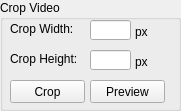
    <widget class="QGroupBox" name="cropBox">
     <property name="geometry">
      <rect>
       <x>420</x>
       <y>480</y>
       <width>181</width>
       <height>111</height>
      </rect>
     </property>
     <property name="minimumSize">
      <size>
       <width>171</width>
       <height>111</height>
      </size>
     </property>
     <property name="maximumSize">
      <size>
       <width>16777215</width>
       <height>16777215</height>
      </size>
     </property>
     <property name="title">
      <string>Crop Video</string>
     </property>
     <widget class="QLabel" name="cropWidthText">
      <property name="geometry">
       <rect>
        <x>10</x>
        <y>21</y>
        <width>71</width>
        <height>16</height>
       </rect>
      </property>
      <property name="text">
       <string>Crop Width:</string>
      </property>
     </widget>
     <widget class="QLabel" name="cropHeightText">
      <property name="geometry">
       <rect>
        <x>10</x>
        <y>51</y>
        <width>71</width>
        <height>16</height>
       </rect>
      </property>
      <property name="text">
       <string>Crop Height:</string>
      </property>
     </widget>
     <widget class="QLineEdit" name="cropWidthVar">
      <property name="geometry">
       <rect>
        <x>90</x>
        <y>20</y>
        <width>41</width>
        <height>20</height>
       </rect>
      </property>
     </widget>
     <widget class="QLineEdit" name="cropHeightVar">
      <property name="geometry">
       <rect>
        <x>90</x>
        <y>50</y>
        <width>41</width>
        <height>20</height>
       </rect>
      </property>
     </widget>
     <widget class="QLabel" name="cropWidthPx">
      <property name="geometry">
       <rect>
        <x>135</x>
        <y>24</y>
        <width>16</width>
        <height>16</height>
       </rect>
      </property>
      <property name="text">
       <string>px</string>
      </property>
     </widget>
     <widget class="QLabel" name="cropHeightPx">
      <property name="geometry">
       <rect>
        <x>135</x>
        <y>54</y>
        <width>16</width>
        <height>16</height>
       </rect>
      </property>
      <property name="text">
       <string>px</string>
      </property>
     </widget>
     <widget class="QPushButton" name="cropApply">
      <property name="geometry">
       <rect>
        <x>10</x>
        <y>80</y>
        <width>75</width>
        <height>23</height>
       </rect>
      </property>
      <property name="text">
       <string>Crop</string>
      </property>
     </widget>
     <widget class="QPushButton" name="cropPreview">
      <property name="geometry">
       <rect>
        <x>90</x>
        <y>80</y>
        <width>75</width>
        <height>23</height>
       </rect>
      </property>
      <property name="text">
       <string>Preview</string>
      </property>
     </widget>
    </widget>
